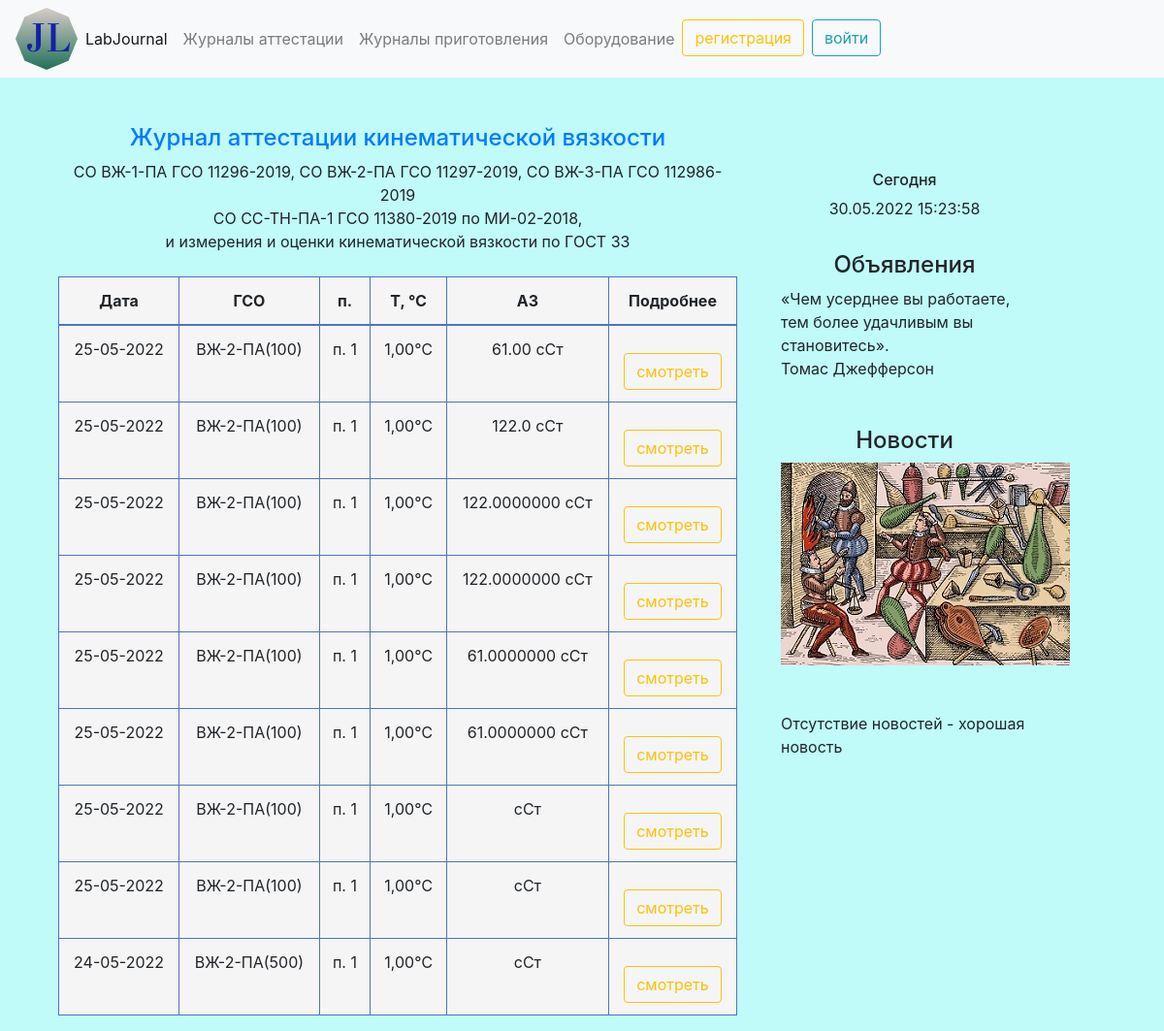
/attestationJ/kinematicviscosity/attestation/, run on an earlier commit of the app's database.
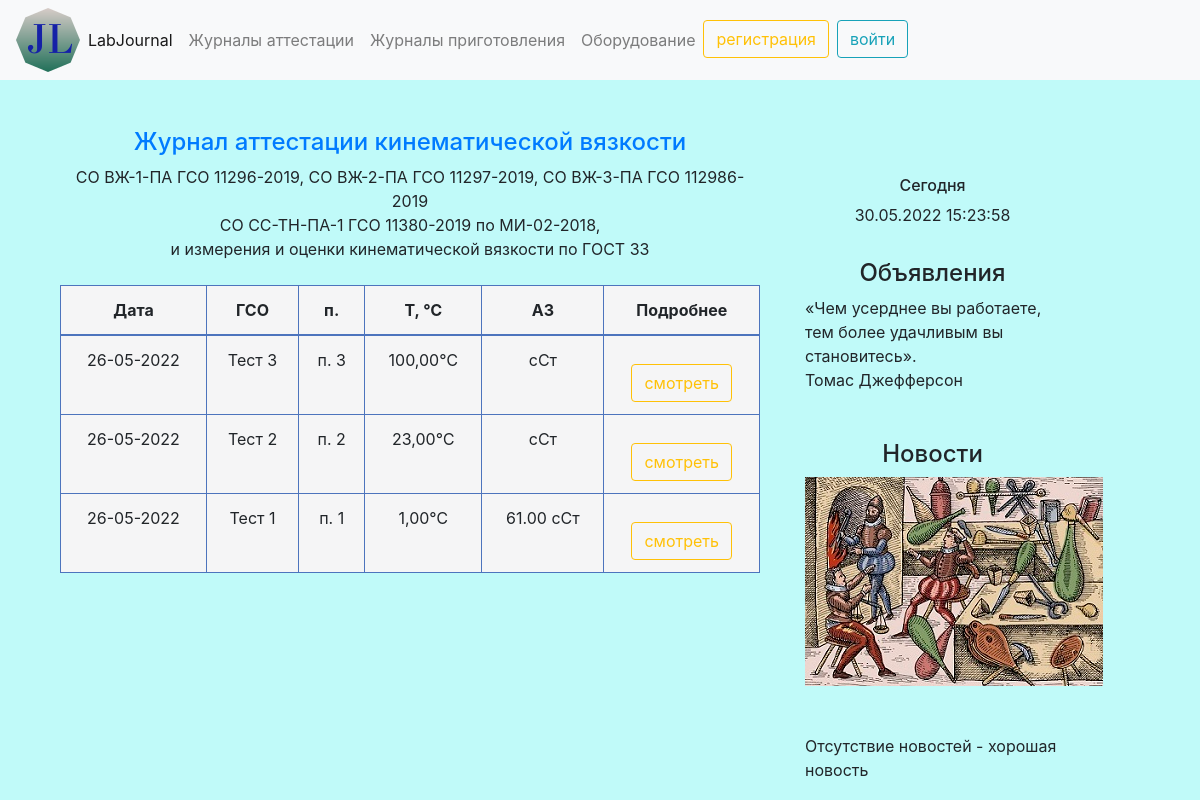
And on a later commit of the database.
### kinematicviscosity/models.py (models this page shows, shortened)
class ViscosityMJL(models.Model):
    date = models.DateField('Дата', auto_now_add=True, db_index=True)
    name = models.CharField('Наименование', max_length=100, default='0')
    lot = models.CharField('Партия', max_length=100)
    ndocumentoptional = (('ГОСТ 33', 'ГОСТ 33'),
                         ('МИ-01', 'МИ-01'),
                         ('оценка', 'оценка вязкости'))
    ndocument = models.CharField('Метод испытаний', max_length=100, choices=ndocumentoptional, default='МИ-01')
    temperature = models.DecimalField('Температура, ℃', max_digits=5, decimal_places=2, default='0')
    termostatition = models.BooleanField(verbose_name='Термостатировано не менее 20 минут', blank=True)
    temperatureCheck = models.BooleanField(verbose_name='Температура контролируется внешним поверенным термометром', blank=True)
    termometer = models.CharField('Внутренний номер термометра', max_length=10, default='0')
    ViscosimeterNumber1 = models.CharField('Заводской номер вискозиметра № 1', max_length=10, default='0')  # todo ForeignKey
    Konstant1 = models.DecimalField('Константа вискозиметра № 1', max_digits=20, decimal_places=6, default='0')
    ViscosimeterNumber2 = models.CharField('Заводской номер вискозиметра № 2', max_length=10, default='0', null=True)
    Konstant2 = models.DecimalField('Константа вискозиметра № 2', max_digits=20, decimal_places=6, default='0', null=True)
    plustimeminK1T1 = models.DecimalField('Время истечения K1T1, + мин', max_digits=3, decimal_places=0, null=True)
    plustimesekK1T1 = models.DecimalField('Время истечения K1T1, + cек', max_digits=5, decimal_places=2, null=True)
    plustimeminK1T2 = models.DecimalField('Время истечения K1T2, + мин', max_digits=3, decimal_places=0, null=True)
    plustimesekK1T2 = models.DecimalField('Время истечения K1T2, + cек', max_digits=5, decimal_places=2, null=True)
    plustimeminK2T1 = models.DecimalField('Время истечения K2T1, + мин', max_digits=3, decimal_places=0, null=True)
    plustimesekK2T1 = models.DecimalField('Время истечения K2T1, + cек', max_digits=5, decimal_places=2, null=True)
    plustimeminK2T2 = models.DecimalField('Время истечения K2T2, + мин', max_digits=3, decimal_places=0, null=True)
    plustimesekK2T2 = models.DecimalField('Время истечения K2T2, + cек', max_digits=5, decimal_places=2, null=True)
    performer = models.ForeignKey(User, on_delete=models.CASCADE)
    timeK1T1_sec = models.DecimalField('Время истечения K1T1, в секундах', max_digits=7, decimal_places=2, default=0.00, null=True)
    timeK1T2_sec = models.DecimalField('Время истечения K1T2, в секундах', max_digits=7, decimal_places=2, default=0.00, null=True)
    timeK2T1_sec = models.DecimalField('Время истечения K2T1, в секундах', max_digits=7, decimal_places=2, default=0.00, null=True)
    timeK2T2_sec = models.DecimalField('Время истечения K2T2, в секундах', max_digits=7, decimal_places=2, default=0.0, null=True)
    timeK1_avg = models.DecimalField('Время истечения среднее 1, в секундах', max_digits=7, decimal_places=2, default=0.00, null=True)
    timeK2_avg = models.DecimalField('Время истечения среднее 2, в секундах', max_digits=7, decimal_places=2, default=0.00, null=True)
    viscosity1 = models.DecimalField('Вязкость кинематическая 1', max_digits=20, decimal_places=5, default=0.0000000, null=True)
    viscosity2 = models.DecimalField('Вязкость кинематическая 2', max_digits=20, decimal_places=5, default=0.0000000, null=True)
    viscosityAVG = models.DecimalField('Вязкость кинематическая среднее', max_digits=20, decimal_places=5, default=0.0000000, null=True)
    resultMeas = models.CharField('Результат измерений уд/неуд', max_length=100,  default='неудовлетворительно', null=True)
    cause = models.CharField('Причина', max_length=100, default='', null=True)
    delta = models.CharField('Не превышает Δ', max_length=100, null=True)
    termostatition_words = models.CharField('Термостатировано не менее 20 минут - словами', max_length=1, null=True)
    constit = models.CharField(max_length=300, choices=CHOICES, default='Проба содержит октол/нефть', null=True)
    kriteriy = models.DecimalField('Критерий приемлемости измерений', max_digits=2, decimal_places=1, null=True)
    accMeasurement = models.DecimalField('Оценка приемлемости измерений', max_digits=5, decimal_places=1, null=True)
    relerror = models.DecimalField('Относительная  погрешность', max_digits=3, decimal_places=1, null=True, default=0.3)
    abserror = models.FloatField('Абсолютная  погрешность', null=True)
    abserror_text = models.CharField(max_length=300, default='', null=True)
    certifiedValue = models.DecimalField('Аттестованное значение', max_digits=20, decimal_places=10, null=True)
    certifiedValue_text = models.CharField(max_length=300, default='', null=True)
    oldCertifiedValue = models.CharField('Предыдущее аттестованное значение', max_length=300, null=True,  default='')
    deltaOldCertifiedValue = models.DecimalField('Оценка разницы с предыдущим значением',
                                                 max_digits=10, decimal_places=4, null=True)
    deltaOldCertifiedValue_text = models.CharField(max_length=300, default='', null=True)
    resultWarning = models.CharField(max_length=300, default='', null=True)
    class Meta:
        verbose_name = 'Измерение кинематической вязкости'
        verbose_name_plural = 'Измерения кинематической вязкости'

### kinematicviscosity/views.py (the view)
# urls.py: path('kinematicviscosity/attestation/', views.AllKinematicviscosityView.as_view(), name='All'),
class AllKinematicviscosityView(View):
    def get(self, request):
        viscosityobjects = ViscosityMJL.objects.order_by('-date')
        return render(request, 'kinematicviscosity/journal.html', {'viscosityobjects': viscosityobjects})

### kinematicviscosity/templates/kinematicviscosity/journal.html (shortened to what this page needs)
{% extends 'main/base.html' %}
{% block content %}
    <div style="text-align: center;"><h4><a href="/attestationJ/kinematicviscosity/"> Журнал аттестации кинематической вязкости </a></h4></div>
    <div style="text-align: center;">СО ВЖ-1-ПА ГСО 11296-2019,
        СО ВЖ-2-ПА ГСО 11297-2019, СО ВЖ-3-ПА ГСО 112986-2019</div>
    <div style="text-align: center;">СО СС-ТН-ПА-1 ГСО 11380-2019 по МИ-02-2018,</div>
    <div style="text-align: center;">и измерения и оценки кинематической вязкости по ГОСТ 33</div>
<br>
<table class="table table-bordered">
<thead>
    <tr>
      <th> <div style="text-align: center;"> Дата </div></th>
      <th> <div style="text-align: center;"> ГСО </div></th>
      <th> <div style="text-align: center;"> п. </div></th>
      <th> <div style="text-align: center;"> Т, ℃  </div></th>
        <th> <div style="text-align: center;"> АЗ  </div></th>
      <th> <div style="text-align: center;"> Подробнее  </div></th>
    </tr>
  </thead>
  <tbody>
{% for obj in viscosityobjects %}
    <tr>
      <td align="center">{{ obj.date|date:"d-m-Y" }}</td>
      <td align="center"> {{ obj.name }}</td>
      <td align="center"> п. {{ obj.lot }}</td>
      <td align="center">{{ obj.temperature }}℃ </td>
      <td align="center">{{ obj.certifiedValue_text }} сСт </td>
      <td align="center"><a href="{% url 'Str' obj.id %}"  class="btn btn-outline-warning mt-3">смотреть</a></td>
    </tr>
{% endfor %}
  </tbody>
</table>
{% endblock %}

### main/templates/main/base.html (shortened to what this page needs)
{% extends 'main/superbase.html' %}
{% load static %}
 {% block aside %}
       <aside class="col-md-3">
       <div class="mt-5">
           <div style="text-align: center;"><h6 class="mt-2">Сегодня</h6></div>
<div style="text-align: center;">
           <div id="current_date_time_block"></div>
</div>
           <br>
            <div style="text-align: center;"><h4>Объявления</h4></div>
           <p>«Чем усерднее вы работаете,      тем более удачливым вы становитесь».
               <br> Томас Джефферсон
</p>
           <br>
           <div style="text-align: center;"><h4 class="mt-2">Новости</h4></div>
           <div style="text-align: center;">
               <img  src="{% static 'main/img/5.jpg' %}" class="img_thumbnail" alt="текст">
               </div>
           <br><br>
           <p>Отсутствие новостей - хорошая новость</p>
   </div>
       </aside>
{% endblock %}

### main/templates/main/superbase.html (shortened to what this page needs)
{% load static %}
<!doctype html>
<html lang="ru">
<head>
    <link rel="stylesheet"    href="https://stackpath.bootstrapcdn.com/bootstrap/4.5.0/css/bootstrap.min.css">
    <link rel="stylesheet" type="text/css" href=" {% static 'main/css/main.css' %}">
</head>
<body>
<nav class="navbar navbar-expand-lg navbar-light bg-light">
  <a href="/"><img src="{% static 'main/img/3.png' %}"  alt="Лого"></a>
  <div class="collapse navbar-collapse" id="navbarNavDropdown">
    <ul class="navbar-nav">
      <li class="nav-item active">
        <a class="nav-link active" aria-current="page" href="/">LabJournal</a>
      </li>
      <li class="nav-item">
        <a class="nav-link" href="{% url 'att' %}">Журналы аттестации</a>
      </li>
      <li class="nav-item">
        <a class="nav-link" href="{% url 'prod' %}">Журналы приготовления</a>
      </li>
    <li class="nav-item">
        <a class="nav-link" href="{% url 'eq' %}">Оборудование</a>
      </li>
      {% if not user.is_authenticated %}
        <a href="{% url 'reg' %}" >
            <button class="btn btn-outline-warning">регистрация</button>
        </a>
        <a href="{% url 'user' %}" class="ml-2">
            <button class="btn btn-outline-info">войти</button>
        </a>
        {% endif %}
    </ul>
  </div>
</nav>
<div class="container mt-5">
    <div class="row">
        <div class="col-md-8">
        <div class="container">
         {% block content %}
           {% endblock %}
        </div>
       </div>
 {% block aside %}
{% endblock %}
    </div>

### main/static/main/css/main.css (style rules this page uses)
body { background: rgba(123, 245, 244, 0.47); }
.table-bordered td, .table-bordered th { border-color: #4d74bd !important; background-color: rgb(245, 245, 246) !important; }

What changed in the data, as far as the page shows it:
removed ViscosityMJL: date "25-05-2022", name "ВЖ-2-ПА(100)", lot "1", temperature "1,00", certifiedValue_text "61.00"
removed ViscosityMJL: date "25-05-2022", name "ВЖ-2-ПА(100)", lot "1", temperature "1,00", certifiedValue_text "122.0"
removed ViscosityMJL: date "25-05-2022", name "ВЖ-2-ПА(100)", lot "1", temperature "1,00", certifiedValue_text "122.0000000"
removed ViscosityMJL: date "25-05-2022", name "ВЖ-2-ПА(100)", lot "1", temperature "1,00", certifiedValue_text "122.0000000"
removed ViscosityMJL: date "25-05-2022", name "ВЖ-2-ПА(100)", lot "1", temperature "1,00", certifiedValue_text "61.0000000"
removed ViscosityMJL: date "25-05-2022", name "ВЖ-2-ПА(100)", lot "1", temperature "1,00", certifiedValue_text "61.0000000"
removed ViscosityMJL: date "25-05-2022", name "ВЖ-2-ПА(100)", lot "1", temperature "1,00"
removed ViscosityMJL: date "25-05-2022", name "ВЖ-2-ПА(100)", lot "1", temperature "1,00"
removed ViscosityMJL: date "24-05-2022", name "ВЖ-2-ПА(500)", lot "1", temperature "1,00"
added ViscosityMJL: date "26-05-2022", name "Тест 3", lot "3", temperature "100,00"
added ViscosityMJL: date "26-05-2022", name "Тест 2", lot "2", temperature "23,00"
added ViscosityMJL: date "26-05-2022", name "Тест 1", lot "1", temperature "1,00", certifiedValue_text "61.00"
